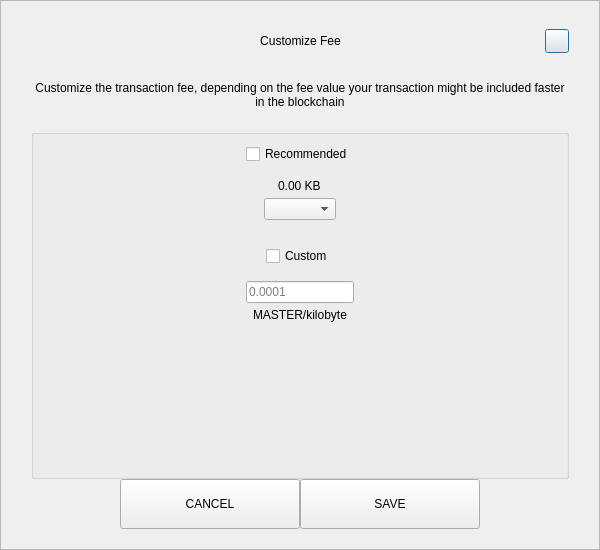
<?xml version="1.0" encoding="UTF-8"?>
<ui version="4.0">
 <class>SendCustomFeeDialog</class>
 <widget class="QDialog" name="SendCustomFeeDialog">
  <property name="geometry">
   <rect>
    <x>0</x>
    <y>0</y>
    <width>600</width>
    <height>550</height>
   </rect>
  </property>
  <property name="windowTitle">
   <string>Form</string>
  </property>
  <layout class="QVBoxLayout" name="verticalLayout_3">
   <property name="spacing">
    <number>0</number>
   </property>
   <property name="leftMargin">
    <number>0</number>
   </property>
   <property name="topMargin">
    <number>0</number>
   </property>
   <property name="rightMargin">
    <number>0</number>
   </property>
   <property name="bottomMargin">
    <number>0</number>
   </property>
   <item>
    <widget class="QFrame" name="frame">
     <property name="styleSheet">
      <string notr="true"/>
     </property>
     <property name="frameShape">
      <enum>QFrame::StyledPanel</enum>
     </property>
     <property name="frameShadow">
      <enum>QFrame::Raised</enum>
     </property>
     <layout class="QVBoxLayout" name="verticalLayout_2">
      <property name="spacing">
       <number>0</number>
      </property>
      <property name="leftMargin">
       <number>30</number>
      </property>
      <property name="topMargin">
       <number>20</number>
      </property>
      <property name="rightMargin">
       <number>30</number>
      </property>
      <property name="bottomMargin">
       <number>20</number>
      </property>
      <item>
       <layout class="QHBoxLayout" name="horizontalLayout_3">
        <property name="spacing">
         <number>0</number>
        </property>
        <item>
         <spacer name="horizontalSpacer_21">
          <property name="orientation">
           <enum>Qt::Horizontal</enum>
          </property>
          <property name="sizeHint" stdset="0">
           <size>
            <width>40</width>
            <height>20</height>
           </size>
          </property>
         </spacer>
        </item>
        <item>
         <widget class="QLabel" name="labelTitle">
          <property name="minimumSize">
           <size>
            <width>0</width>
            <height>40</height>
           </size>
          </property>
          <property name="maximumSize">
           <size>
            <width>16777215</width>
            <height>40</height>
           </size>
          </property>
          <property name="styleSheet">
           <string notr="true">padding-left:24px;</string>
          </property>
          <property name="text">
           <string>Customize Fee</string>
          </property>
          <property name="alignment">
           <set>Qt::AlignCenter</set>
          </property>
          <property name="margin">
           <number>7</number>
          </property>
         </widget>
        </item>
        <item>
         <spacer name="horizontalSpacer">
          <property name="orientation">
           <enum>Qt::Horizontal</enum>
          </property>
          <property name="sizeHint" stdset="0">
           <size>
            <width>40</width>
            <height>20</height>
           </size>
          </property>
         </spacer>
        </item>
        <item>
         <widget class="QPushButton" name="btnEsc">
          <property name="minimumSize">
           <size>
            <width>24</width>
            <height>24</height>
           </size>
          </property>
          <property name="maximumSize">
           <size>
            <width>24</width>
            <height>24</height>
           </size>
          </property>
          <property name="text">
           <string/>
          </property>
         </widget>
        </item>
       </layout>
      </item>
      <item>
       <spacer name="verticalSpacer_2">
        <property name="orientation">
         <enum>Qt::Vertical</enum>
        </property>
        <property name="sizeType">
         <enum>QSizePolicy::Fixed</enum>
        </property>
        <property name="sizeHint" stdset="0">
         <size>
          <width>20</width>
          <height>20</height>
         </size>
        </property>
       </spacer>
      </item>
      <item>
       <widget class="QLabel" name="labelMessage">
        <property name="text">
         <string>Customize the transaction fee, depending on the fee value your transaction might be included faster in the blockchain</string>
        </property>
        <property name="alignment">
         <set>Qt::AlignCenter</set>
        </property>
        <property name="wordWrap">
         <bool>true</bool>
        </property>
       </widget>
      </item>
      <item>
       <spacer name="verticalSpacer_3">
        <property name="orientation">
         <enum>Qt::Vertical</enum>
        </property>
        <property name="sizeType">
         <enum>QSizePolicy::Fixed</enum>
        </property>
        <property name="sizeHint" stdset="0">
         <size>
          <width>20</width>
          <height>20</height>
         </size>
        </property>
       </spacer>
      </item>
      <item>
       <widget class="QGroupBox" name="groupBox">
        <property name="title">
         <string/>
        </property>
        <layout class="QVBoxLayout" name="verticalLayout">
         <property name="leftMargin">
          <number>12</number>
         </property>
         <property name="rightMargin">
          <number>12</number>
         </property>
         <item>
          <layout class="QVBoxLayout" name="verticalLayout_4">
           <property name="spacing">
            <number>5</number>
           </property>
           <item alignment="Qt::AlignHCenter">
            <widget class="QCheckBox" name="checkBoxRecommended">
             <property name="text">
              <string>Recommended</string>
             </property>
            </widget>
           </item>
           <item>
            <spacer name="verticalSpacer_5">
             <property name="orientation">
              <enum>Qt::Vertical</enum>
             </property>
             <property name="sizeType">
              <enum>QSizePolicy::Fixed</enum>
             </property>
             <property name="sizeHint" stdset="0">
              <size>
               <width>20</width>
               <height>10</height>
              </size>
             </property>
            </spacer>
           </item>
           <item alignment="Qt::AlignHCenter">
            <widget class="QLabel" name="labelFee">
             <property name="text">
              <string>0.00 KB</string>
             </property>
            </widget>
           </item>
           <item alignment="Qt::AlignHCenter">
            <widget class="QComboBox" name="comboBoxRecommended"/>
           </item>
          </layout>
         </item>
         <item>
          <spacer name="verticalSpacer">
           <property name="orientation">
            <enum>Qt::Vertical</enum>
           </property>
           <property name="sizeType">
            <enum>QSizePolicy::Fixed</enum>
           </property>
           <property name="sizeHint" stdset="0">
            <size>
             <width>20</width>
             <height>20</height>
            </size>
           </property>
          </spacer>
         </item>
         <item>
          <layout class="QVBoxLayout" name="verticalLayout_5">
           <property name="spacing">
            <number>5</number>
           </property>
           <item alignment="Qt::AlignHCenter">
            <widget class="QCheckBox" name="checkBoxCustom">
             <property name="text">
              <string>Custom</string>
             </property>
            </widget>
           </item>
           <item>
            <spacer name="verticalSpacer_6">
             <property name="orientation">
              <enum>Qt::Vertical</enum>
             </property>
             <property name="sizeType">
              <enum>QSizePolicy::Fixed</enum>
             </property>
             <property name="sizeHint" stdset="0">
              <size>
               <width>20</width>
               <height>10</height>
              </size>
             </property>
            </spacer>
           </item>
           <item alignment="Qt::AlignHCenter">
            <widget class="QLineEdit" name="lineEditCustomFee">
             <property name="placeholderText">
              <string notr="true">0.0001</string>
             </property>
            </widget>
           </item>
           <item alignment="Qt::AlignHCenter">
            <widget class="QLabel" name="labelCustomFee">
             <property name="text">
              <string>MASTER/kilobyte</string>
             </property>
            </widget>
           </item>
          </layout>
         </item>
         <item>
          <spacer name="verticalSpacer_4">
           <property name="orientation">
            <enum>Qt::Vertical</enum>
           </property>
           <property name="sizeHint" stdset="0">
            <size>
             <width>20</width>
             <height>40</height>
            </size>
           </property>
          </spacer>
         </item>
        </layout>
       </widget>
      </item>
      <item>
       <layout class="QHBoxLayout" name="horizontalLayout" stretch="1,2,2,1">
        <item>
         <spacer name="horizontalSpacer1">
          <property name="orientation">
           <enum>Qt::Horizontal</enum>
          </property>
          <property name="sizeHint" stdset="0">
           <size>
            <width>40</width>
            <height>20</height>
           </size>
          </property>
         </spacer>
        </item>
        <item>
         <widget class="QPushButton" name="btnCancel">
          <property name="minimumSize">
           <size>
            <width>180</width>
            <height>50</height>
           </size>
          </property>
          <property name="focusPolicy">
           <enum>Qt::NoFocus</enum>
          </property>
          <property name="text">
           <string>CANCEL</string>
          </property>
         </widget>
        </item>
        <item>
         <widget class="QPushButton" name="btnSave">
          <property name="minimumSize">
           <size>
            <width>180</width>
            <height>50</height>
           </size>
          </property>
          <property name="focusPolicy">
           <enum>Qt::NoFocus</enum>
          </property>
          <property name="text">
           <string>SAVE</string>
          </property>
         </widget>
        </item>
        <item>
         <spacer name="horizontalSpacer_2">
          <property name="orientation">
           <enum>Qt::Horizontal</enum>
          </property>
          <property name="sizeHint" stdset="0">
           <size>
            <width>40</width>
            <height>20</height>
           </size>
          </property>
         </spacer>
        </item>
       </layout>
      </item>
     </layout>
    </widget>
   </item>
  </layout>
 </widget>
 <resources/>
 <connections/>
</ui>
